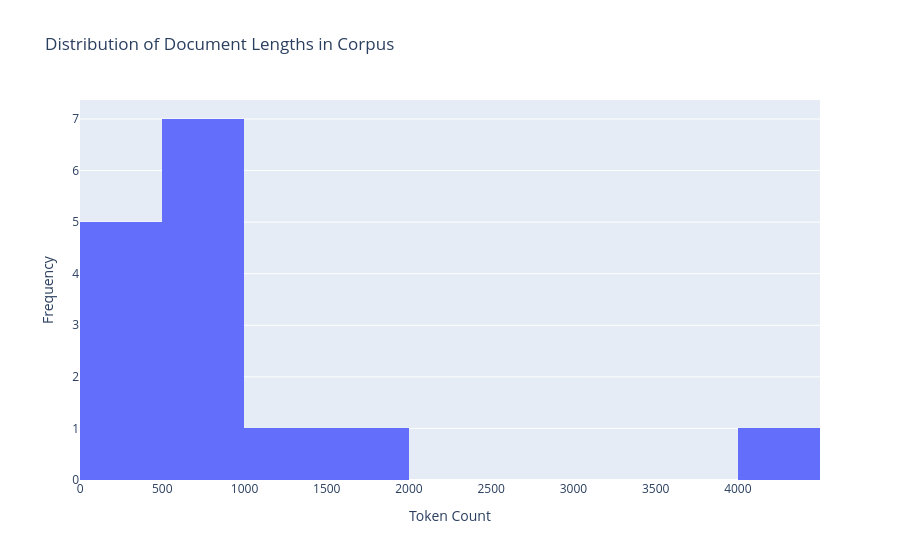

Here is the notebook cell this chart was saved with:
### Code cell
# VISUALIZATION 1: Document Length Distribution

fig1 = px.histogram(
    df, 
    x='Token_count',
    nbins=10,
    title='Distribution of Document Lengths in Corpus',
    labels={'Token_count': 'Number of Tokens', 'count': 'Frequency'},
    color_discrete_sequence=['#636EFA']
)

fig1.update_layout(
    xaxis_title='Token Count',
    yaxis_title='Frequency',
    showlegend=False
)

fig1.show()

print("Document Length Insights:")
print(f"  - Shortest: {df['Token_count'].min()} tokens")
print(f"  - Longest: {df['Token_count'].max()} tokens")
print(f"  - Median: {df['Token_count'].median():.0f} tokens")

### Figure 1 — Plotly figure (JSON) as saved in the notebook; plotly's stock layout.template omitted (floating-point values rounded to 4 significant figures)
{"data": [{"alignmentgroup": "True", "bingroup": "x", "hovertemplate": "Number of Tokens=%{x}<br>count=%{y}<extra></extra>", "legendgroup": "", "marker": {"color": "#636EFA", "pattern": {"shape": ""}}, "name": "", "nbinsx": 10, "offsetgroup": "", "orientation": "v", "showlegend": false, "type": "histogram", "x": [549, 1236, 854, 204, 498, 712, 737, 1502, 731, 187, 583, 4098, 448, 129, 753], "xaxis": "x", "yaxis": "y"}], "layout": {"barmode": "relative", "legend": {"tracegroupgap": 0}, "showlegend": false, "title": {"text": "Distribution of Document Lengths in Corpus"}, "xaxis": {"anchor": "y", "domain": [0, 1], "title": {"text": "Token Count"}}, "yaxis": {"anchor": "x", "domain": [0, 1], "title": {"text": "Frequency"}}}}
